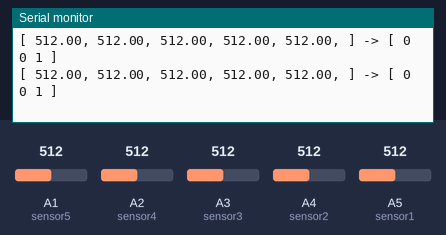
This sketch was run on a simulated Arduino Uno, built with avr-gcc and run on an emulated ATmega328P. On the bench: the last lines printed to the serial monitor. The test bench sets the inputs (shaded band); at power-on: A1 (sensor5) = 512, A2 (sensor4) = 512, A3 (sensor3) = 512, A4 (sensor2) = 512, A5 (sensor1) = 512.

Above: at 1.8 s.
1.9 s: A1 (sensor5) set to 716
At 2.8 s:
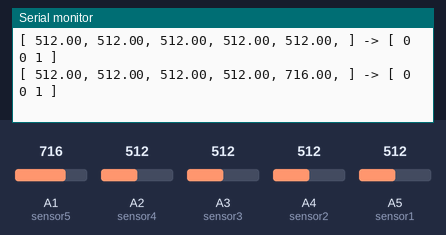
3.4 s: A2 (sensor4) set to 716
At 4.7 s:
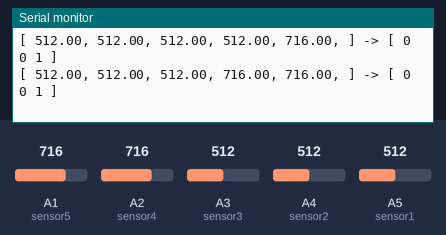
4.9 s: A3 (sensor3) set to 716
At 5.9 s:
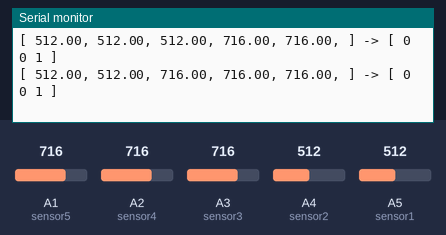
6.4 s: A4 (sensor2) set to 716
At 7.7 s:
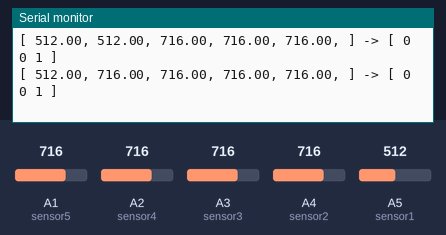
7.9 s: A5 (sensor1) set to 716
At 8.9 s:
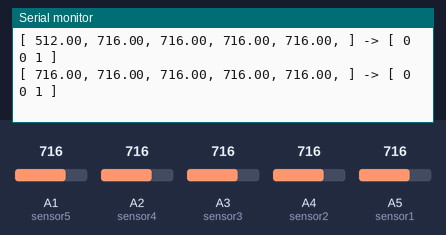
9.4 s: A1 (sensor5) set to 992
At 10.9 s:
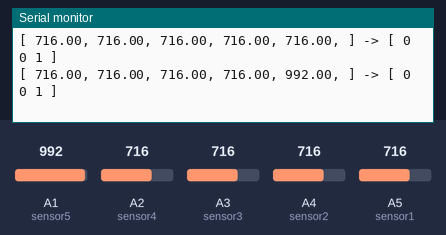
Timing chart, 0 to 11.9 s (numbered marks = the images above; inputs shaded):
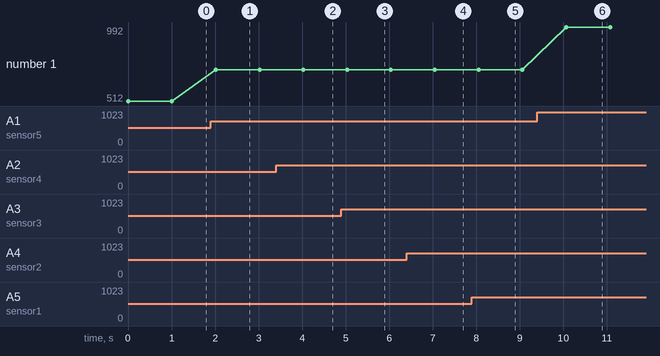

The sketch:

Nariz_automatizada.ino
```cpp
/********************************************************************
 * Automatización de la Nariz Electrónica a través de un
 * algoritmo de red neuronal previamente entrenada para la detección
 * de Papaya, Naranja y Manzana.
 *
 * Parametros de la red neuronal
 * Red Neuronal con:
 *    5 entradas,
 *    5 neuronas en la capa oculta,
 *    3 neuronas en la capa de salida
 *    Función de transferencia: sigmoidal tanto para la capa oclta como
 *    para la capa de salida.
 *    Valores de Salida:
 *       [0 0 0] - Reposo
 *       [1 0 0] - Papaya
 *       [0 1 0] - Naranja
 *       [0 0 1] - Manzana
 ********************************************************************/

#include <math.h>

/********************************************************************
 * Configuración de las entradas analógicas para los Sensores de Gas
 ********************************************************************/
int sensorH = A0;
int sensor5 = A1;
int sensor4 = A2;
int sensor3 = A3;
int sensor2 = A4;
int sensor1 = A5;

const int NodosEntrada = 5;
const int NodosOcultos = 5;
const int NodosSalida = 3;

float entradasOriginales[NodosEntrada];

void setup(){
  Serial.begin(9600);
}

//{434,209,178,154,243};
void loop(){
  float valoresEntrada[NodosEntrada] = {
      analogRead(sensor1),
      analogRead(sensor2),
      analogRead(sensor3),
      analogRead(sensor4),
      analogRead(sensor5)
  };
  for(int i = 0; i < NodosEntrada; i++){
    entradasOriginales[i] = valoresEntrada[i];
  }

  float salida[NodosSalida];

  RedNeuronal(valoresEntrada, salida);

  //Pocesamiento de la salida
  Serial.print("[ ");
  for(int i=0; i < NodosEntrada; i++){
    Serial.print(entradasOriginales[i]);
    Serial.print(", ");
  }
  Serial.print("] -> ");

  Serial.print("[ ");
  for(int i = 0; i < NodosSalida; i++){
    Serial.print(round(salida[i]));
    Serial.print(" ");
  }
  Serial.println("]");
  delay(1000);
}


/**********************************************************************************
 * Algoritmo de la Red Neuonal
 *
***********************************************************************************/
void RedNeuronal (float *valoresEntrada, float *salida){

  /********************************************************************
   * Pesos y Bias resultantes del entrenamiento
   * wh - Pesos capa oculta
   * bh - Bias de la capa oculta
   * wy - Pesos de la capa de salida
   * by - Bias de la capa de salida
   * minh, maxh, miny, maxy, minX y maxX - valores minimos y maximos
   * en las capas de entrada, oculta y salida
  *********************************************************************/
  float wh[NodosOcultos][NodosEntrada] = {
    {1.01995198382119,-0.461332425288987,-2.22175898911184,2.55503287792048,0.258631105313892},
    {-0.196568294772324,5.45311701423804,-5.99896747331592,-0.888654834570042,1.24669593650149},
    {0.0973412612946058,-0.453837487408206,0.941743545570309,0.313066806586723,4.27732857068036},
    {0.00484846480160411,3.10047178904322,1.39304218562446,-4.63391081255369,-1.01679302177671},
    {2.76941794395513,1.57571160231193,-0.400817501683741,1.50584986633342,-3.09491047182937}
  };

  float bh[NodosOcultos] = {-1.09659722661574,-0.201210660592570,4.30442603530485,-1.66821496565658,1.96045563475218};

  float wy[NodosSalida][NodosOcultos] = {
    {0.347098873448549,-3.47124220521613,-0.279033057884052,4.86256727674867,-2.36163392086547},
    {-1.79582191042740,6.77883952039709,-4.64244245682428,0.0904454327289272,3.35529267401077},
    {3.40332432162020,-2.86764114414406,4.85980803970527,-4.56245106320951,-1.70369478952257}
  };

  float by[NodosSalida] = {-1.03659054983903,-1.39745892646399,-1.02120949414766};

  float minh[NodosEntrada] = {179,89,73,93,98};
  float maxh[NodosEntrada] = {510,249,228,155,336};
  float miny = -1;
  float maxy = 1;
  float minX = 0;
  float maxX = 1;
  float yh[NodosOcultos];
  /**********************************************************************
   * Procesamiento de los valores de entrada de acuerdo a los máximos y
   * mínimos
   **********************************************************************/
  for(int i = 0; i < NodosEntrada; i++){
    valoresEntrada[i] = valoresEntrada[i] - minh[i];
    valoresEntrada[i] = valoresEntrada[i] * (1/(maxh[i] - minh[i]));
    valoresEntrada[i] = valoresEntrada[i] * (maxy - miny);
    valoresEntrada[i] = valoresEntrada[i] + miny;
  }
  /***************************************************************************
   * Calculo de las salidas de la capa oculta utilizando funcion sigmoidal
   ***************************************************************************/
  for(int i = 0; i < NodosOcultos; i++){
    float suma = bh[i];
    for(int j = 0; j < NodosEntrada; j++){
      suma += (valoresEntrada[j] * wh[i][j]);
    }
    yh[i] = (2/(1 + exp(-2*suma)) - 1);
  }
  /***************************************************************************
   * Calculo de las salidas de la capa de salida utilizando funcion sigmoidal
   ***************************************************************************/
  for(int i = 0; i < NodosSalida; i++){
    float suma = by[i];
    for(int j = 0; j < NodosOcultos; j++){
      suma +=  (yh[j] * wy[i][j]);
    }
    salida[i] = (2/(1 + exp(-2*suma)) - 1);
  }
  /**********************************************************************
   * Procesamiento de las salidas de la capa de salida para obtener
   * la salida de la red neuronal
   **********************************************************************/
  for(int i = 0; i < NodosSalida; i++){
    salida[i] = salida[i] - miny;
    salida[i] = salida[i] * (1/(maxy - miny));
    salida[i] = salida[i] * (maxX - minX);
    salida[i] = salida[i] + minX;
  }
}
```

Measured:
- after the input at 1.9 s, the serial monitor: prints a new line after 0.12 s (image 1)
- after the input at 3.4 s, the serial monitor: prints a new line after 0.63 s (image 2)
- after the input at 4.9 s, the serial monitor: prints a new line after 0.14 s (image 3)
- after the input at 6.4 s, the serial monitor: prints a new line after 0.65 s (image 4)
- after the input at 7.9 s, the serial monitor: prints a new line after 0.15 s (image 5)
- after the input at 9.4 s, the serial monitor: prints a new line after 0.67 s (image 6)
- plotted number 1: 512 → 716 after the input at 1.9 s, 716 → 992 after the input at 9.4 s
